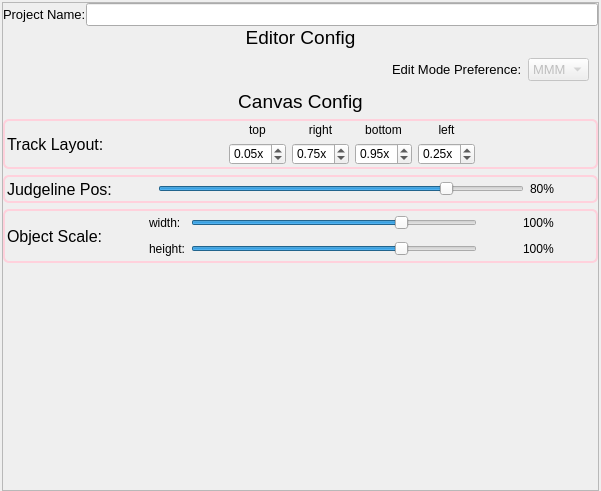
<?xml version="1.0" encoding="UTF-8"?>
<ui version="4.0">
 <class>ProjectConfig</class>
 <widget class="QWidget" name="ProjectConfig">
  <property name="geometry">
   <rect>
    <x>0</x>
    <y>0</y>
    <width>601</width>
    <height>491</height>
   </rect>
  </property>
  <property name="windowTitle">
   <string>Project Preference</string>
  </property>
  <layout class="QHBoxLayout" name="horizontalLayout">
   <property name="spacing">
    <number>0</number>
   </property>
   <property name="leftMargin">
    <number>2</number>
   </property>
   <property name="topMargin">
    <number>2</number>
   </property>
   <property name="rightMargin">
    <number>2</number>
   </property>
   <property name="bottomMargin">
    <number>0</number>
   </property>
   <item>
    <widget class="QScrollArea" name="scrollArea">
     <property name="widgetResizable">
      <bool>true</bool>
     </property>
     <widget class="QWidget" name="scrollAreaWidgetContents">
      <property name="geometry">
       <rect>
        <x>0</x>
        <y>0</y>
        <width>595</width>
        <height>487</height>
       </rect>
      </property>
      <layout class="QVBoxLayout" name="verticalLayout">
       <property name="spacing">
        <number>0</number>
       </property>
       <property name="leftMargin">
        <number>0</number>
       </property>
       <property name="topMargin">
        <number>0</number>
       </property>
       <property name="rightMargin">
        <number>0</number>
       </property>
       <property name="bottomMargin">
        <number>0</number>
       </property>
       <item>
        <layout class="QHBoxLayout" name="project_name_layout">
         <item>
          <widget class="QLabel" name="project_name_label">
           <property name="font">
            <font>
             <pointsize>10</pointsize>
            </font>
           </property>
           <property name="text">
            <string>Project Name:</string>
           </property>
          </widget>
         </item>
         <item>
          <widget class="QLineEdit" name="project_name_edit">
           <property name="font">
            <font>
             <pointsize>10</pointsize>
            </font>
           </property>
          </widget>
         </item>
        </layout>
       </item>
       <item>
        <layout class="QVBoxLayout" name="editorconfig_layout">
         <item>
          <widget class="QLabel" name="editor_config_title">
           <property name="font">
            <font>
             <pointsize>14</pointsize>
            </font>
           </property>
           <property name="text">
            <string>Editor Config</string>
           </property>
           <property name="alignment">
            <set>Qt::AlignmentFlag::AlignCenter</set>
           </property>
          </widget>
         </item>
         <item>
          <widget class="QWidget" name="editmode_widget" native="true">
           <layout class="QHBoxLayout" name="horizontalLayout_2">
            <item>
             <spacer name="horizontalSpacer">
              <property name="orientation">
               <enum>Qt::Orientation::Horizontal</enum>
              </property>
              <property name="sizeHint" stdset="0">
               <size>
                <width>361</width>
                <height>20</height>
               </size>
              </property>
             </spacer>
            </item>
            <item>
             <widget class="QLabel" name="editmode_label">
              <property name="font">
               <font>
                <pointsize>10</pointsize>
               </font>
              </property>
              <property name="text">
               <string>Edit Mode Preference:</string>
              </property>
             </widget>
            </item>
            <item>
             <widget class="QComboBox" name="editmode_preference_selection">
              <property name="enabled">
               <bool>false</bool>
              </property>
              <property name="font">
               <font>
                <pointsize>10</pointsize>
               </font>
              </property>
              <property name="toolTip">
               <string>more edit mode are in progress</string>
              </property>
              <item>
               <property name="text">
                <string notr="true">MMM</string>
               </property>
              </item>
              <item>
               <property name="text">
                <string notr="true">IVM</string>
               </property>
              </item>
             </widget>
            </item>
           </layout>
          </widget>
         </item>
        </layout>
       </item>
       <item>
        <layout class="QVBoxLayout" name="canvasconfig_layout">
         <property name="spacing">
          <number>6</number>
         </property>
         <property name="bottomMargin">
          <number>6</number>
         </property>
         <item>
          <widget class="QLabel" name="editor_config_title_2">
           <property name="font">
            <font>
             <pointsize>14</pointsize>
            </font>
           </property>
           <property name="text">
            <string>Canvas Config</string>
           </property>
           <property name="alignment">
            <set>Qt::AlignmentFlag::AlignCenter</set>
           </property>
          </widget>
         </item>
         <item>
          <widget class="QWidget" name="tracklayoutconfig_widget" native="true">
           <property name="styleSheet">
            <string notr="true">#tracklayoutconfig_widget{
            border: 2px solid #FFD1DC;
            border-radius: 6px;
            padding: 2px;
}</string>
           </property>
           <layout class="QHBoxLayout" name="horizontalLayout_3" stretch="0,1,0,0,0,0,1">
            <property name="leftMargin">
             <number>4</number>
            </property>
            <property name="topMargin">
             <number>4</number>
            </property>
            <property name="rightMargin">
             <number>4</number>
            </property>
            <property name="bottomMargin">
             <number>4</number>
            </property>
            <item>
             <widget class="QLabel" name="track_layout_config_label">
              <property name="font">
               <font>
                <pointsize>12</pointsize>
               </font>
              </property>
              <property name="text">
               <string>Track Layout:</string>
              </property>
             </widget>
            </item>
            <item>
             <spacer name="horizontalSpacer_3">
              <property name="orientation">
               <enum>Qt::Orientation::Horizontal</enum>
              </property>
              <property name="sizeHint" stdset="0">
               <size>
                <width>40</width>
                <height>20</height>
               </size>
              </property>
             </spacer>
            </item>
            <item>
             <layout class="QVBoxLayout" name="toppos_layout">
              <item>
               <widget class="QLabel" name="toppos_label">
                <property name="text">
                 <string>top</string>
                </property>
                <property name="alignment">
                 <set>Qt::AlignmentFlag::AlignCenter</set>
                </property>
               </widget>
              </item>
              <item>
               <widget class="QDoubleSpinBox" name="toppos_spinner">
                <property name="suffix">
                 <string notr="true">x</string>
                </property>
                <property name="maximum">
                 <double>0.400000000000000</double>
                </property>
                <property name="singleStep">
                 <double>0.010000000000000</double>
                </property>
                <property name="value">
                 <double>0.050000000000000</double>
                </property>
               </widget>
              </item>
             </layout>
            </item>
            <item>
             <layout class="QVBoxLayout" name="rightpos_layout">
              <item>
               <widget class="QLabel" name="rightpos_label">
                <property name="text">
                 <string>right</string>
                </property>
                <property name="alignment">
                 <set>Qt::AlignmentFlag::AlignCenter</set>
                </property>
               </widget>
              </item>
              <item>
               <widget class="QDoubleSpinBox" name="rightpos_spinner">
                <property name="suffix">
                 <string notr="true">x</string>
                </property>
                <property name="minimum">
                 <double>0.600000000000000</double>
                </property>
                <property name="maximum">
                 <double>0.950000000000000</double>
                </property>
                <property name="singleStep">
                 <double>0.010000000000000</double>
                </property>
                <property name="value">
                 <double>0.750000000000000</double>
                </property>
               </widget>
              </item>
             </layout>
            </item>
            <item>
             <layout class="QVBoxLayout" name="bottompos_layout">
              <item>
               <widget class="QLabel" name="bottompos_label">
                <property name="text">
                 <string>bottom</string>
                </property>
                <property name="alignment">
                 <set>Qt::AlignmentFlag::AlignCenter</set>
                </property>
               </widget>
              </item>
              <item>
               <widget class="QDoubleSpinBox" name="bottompos_spinner">
                <property name="suffix">
                 <string notr="true">x</string>
                </property>
                <property name="minimum">
                 <double>0.600000000000000</double>
                </property>
                <property name="maximum">
                 <double>1.000000000000000</double>
                </property>
                <property name="singleStep">
                 <double>0.010000000000000</double>
                </property>
                <property name="value">
                 <double>0.950000000000000</double>
                </property>
               </widget>
              </item>
             </layout>
            </item>
            <item>
             <layout class="QVBoxLayout" name="leftpos_layout">
              <item>
               <widget class="QLabel" name="leftpos_label">
                <property name="text">
                 <string>left</string>
                </property>
                <property name="alignment">
                 <set>Qt::AlignmentFlag::AlignCenter</set>
                </property>
               </widget>
              </item>
              <item>
               <widget class="QDoubleSpinBox" name="leftpos_spinner">
                <property name="suffix">
                 <string notr="true">x</string>
                </property>
                <property name="minimum">
                 <double>0.150000000000000</double>
                </property>
                <property name="maximum">
                 <double>0.400000000000000</double>
                </property>
                <property name="singleStep">
                 <double>0.010000000000000</double>
                </property>
                <property name="value">
                 <double>0.250000000000000</double>
                </property>
               </widget>
              </item>
             </layout>
            </item>
            <item>
             <spacer name="horizontalSpacer_2">
              <property name="orientation">
               <enum>Qt::Orientation::Horizontal</enum>
              </property>
              <property name="sizeHint" stdset="0">
               <size>
                <width>361</width>
                <height>20</height>
               </size>
              </property>
             </spacer>
            </item>
           </layout>
          </widget>
         </item>
         <item>
          <widget class="QWidget" name="judgelineposconfig_widget" native="true">
           <property name="minimumSize">
            <size>
             <width>0</width>
             <height>0</height>
            </size>
           </property>
           <property name="styleSheet">
            <string notr="true">#judgelineposconfig_widget{
            border: 2px solid #FFD1DC;
            border-radius: 6px;
            padding: 2px;
}</string>
           </property>
           <layout class="QVBoxLayout" name="verticalLayout_2">
            <property name="leftMargin">
             <number>4</number>
            </property>
            <property name="topMargin">
             <number>4</number>
            </property>
            <property name="rightMargin">
             <number>4</number>
            </property>
            <property name="bottomMargin">
             <number>4</number>
            </property>
            <item>
             <layout class="QHBoxLayout" name="horizontalLayout_5" stretch="0,0,1,0,0">
              <item>
               <widget class="QLabel" name="judgeline_pos_label">
                <property name="font">
                 <font>
                  <pointsize>12</pointsize>
                 </font>
                </property>
                <property name="text">
                 <string>Judgeline Pos:</string>
                </property>
               </widget>
              </item>
              <item>
               <spacer name="horizontalSpacer_8">
                <property name="orientation">
                 <enum>Qt::Orientation::Horizontal</enum>
                </property>
                <property name="sizeHint" stdset="0">
                 <size>
                  <width>40</width>
                  <height>20</height>
                 </size>
                </property>
               </spacer>
              </item>
              <item>
               <widget class="QSlider" name="judgeline_pos_slider">
                <property name="maximum">
                 <number>100</number>
                </property>
                <property name="pageStep">
                 <number>5</number>
                </property>
                <property name="value">
                 <number>80</number>
                </property>
                <property name="orientation">
                 <enum>Qt::Orientation::Horizontal</enum>
                </property>
               </widget>
              </item>
              <item>
               <widget class="QLabel" name="judgeline_pos_value_label">
                <property name="text">
                 <string notr="true">80%</string>
                </property>
               </widget>
              </item>
              <item>
               <spacer name="horizontalSpacer_9">
                <property name="orientation">
                 <enum>Qt::Orientation::Horizontal</enum>
                </property>
                <property name="sizeHint" stdset="0">
                 <size>
                  <width>40</width>
                  <height>20</height>
                 </size>
                </property>
               </spacer>
              </item>
             </layout>
            </item>
           </layout>
          </widget>
         </item>
         <item>
          <widget class="QWidget" name="objectscaleconfig_widget" native="true">
           <property name="styleSheet">
            <string notr="true">#objectscaleconfig_widget{
            border: 2px solid #FFD1DC;
            border-radius: 6px;
            padding: 2px;
}</string>
           </property>
           <layout class="QHBoxLayout" name="horizontalLayout_4" stretch="0,0,1,0">
            <property name="leftMargin">
             <number>4</number>
            </property>
            <property name="topMargin">
             <number>4</number>
            </property>
            <property name="rightMargin">
             <number>4</number>
            </property>
            <property name="bottomMargin">
             <number>4</number>
            </property>
            <item>
             <widget class="QLabel" name="objectscaleconfig_label">
              <property name="font">
               <font>
                <pointsize>12</pointsize>
               </font>
              </property>
              <property name="text">
               <string>Object Scale:</string>
              </property>
             </widget>
            </item>
            <item>
             <spacer name="horizontalSpacer_5">
              <property name="orientation">
               <enum>Qt::Orientation::Horizontal</enum>
              </property>
              <property name="sizeHint" stdset="0">
               <size>
                <width>40</width>
                <height>20</height>
               </size>
              </property>
             </spacer>
            </item>
            <item>
             <layout class="QGridLayout" name="gridLayout" columnstretch="0,1,0,0" columnminimumwidth="0,1,0,0">
              <item row="1" column="3">
               <widget class="QLabel" name="object_height_scale_value_label">
                <property name="text">
                 <string notr="true">100%</string>
                </property>
               </widget>
              </item>
              <item row="0" column="3">
               <widget class="QLabel" name="object_width_scale_value_label">
                <property name="text">
                 <string notr="true">100%</string>
                </property>
               </widget>
              </item>
              <item row="0" column="0">
               <widget class="QLabel" name="object_width_scale_label">
                <property name="text">
                 <string>width:</string>
                </property>
               </widget>
              </item>
              <item row="1" column="1">
               <widget class="QSlider" name="object_height_scale_slider">
                <property name="minimum">
                 <number>25</number>
                </property>
                <property name="maximum">
                 <number>125</number>
                </property>
                <property name="pageStep">
                 <number>5</number>
                </property>
                <property name="value">
                 <number>100</number>
                </property>
                <property name="orientation">
                 <enum>Qt::Orientation::Horizontal</enum>
                </property>
               </widget>
              </item>
              <item row="1" column="0">
               <widget class="QLabel" name="object_height_scale_label">
                <property name="text">
                 <string>height:</string>
                </property>
               </widget>
              </item>
              <item row="0" column="1">
               <widget class="QSlider" name="object_width_scale_slider">
                <property name="minimum">
                 <number>25</number>
                </property>
                <property name="maximum">
                 <number>125</number>
                </property>
                <property name="pageStep">
                 <number>5</number>
                </property>
                <property name="value">
                 <number>100</number>
                </property>
                <property name="orientation">
                 <enum>Qt::Orientation::Horizontal</enum>
                </property>
               </widget>
              </item>
              <item row="0" column="2">
               <spacer name="horizontalSpacer_6">
                <property name="orientation">
                 <enum>Qt::Orientation::Horizontal</enum>
                </property>
                <property name="sizeHint" stdset="0">
                 <size>
                  <width>40</width>
                  <height>20</height>
                 </size>
                </property>
               </spacer>
              </item>
              <item row="1" column="2">
               <spacer name="horizontalSpacer_7">
                <property name="orientation">
                 <enum>Qt::Orientation::Horizontal</enum>
                </property>
                <property name="sizeHint" stdset="0">
                 <size>
                  <width>40</width>
                  <height>20</height>
                 </size>
                </property>
               </spacer>
              </item>
             </layout>
            </item>
            <item>
             <spacer name="horizontalSpacer_4">
              <property name="orientation">
               <enum>Qt::Orientation::Horizontal</enum>
              </property>
              <property name="sizeHint" stdset="0">
               <size>
                <width>40</width>
                <height>20</height>
               </size>
              </property>
             </spacer>
            </item>
           </layout>
          </widget>
         </item>
        </layout>
       </item>
       <item>
        <spacer name="verticalSpacer">
         <property name="orientation">
          <enum>Qt::Orientation::Vertical</enum>
         </property>
         <property name="sizeHint" stdset="0">
          <size>
           <width>20</width>
           <height>120</height>
          </size>
         </property>
        </spacer>
       </item>
      </layout>
     </widget>
    </widget>
   </item>
  </layout>
 </widget>
 <resources/>
 <connections/>
</ui>
